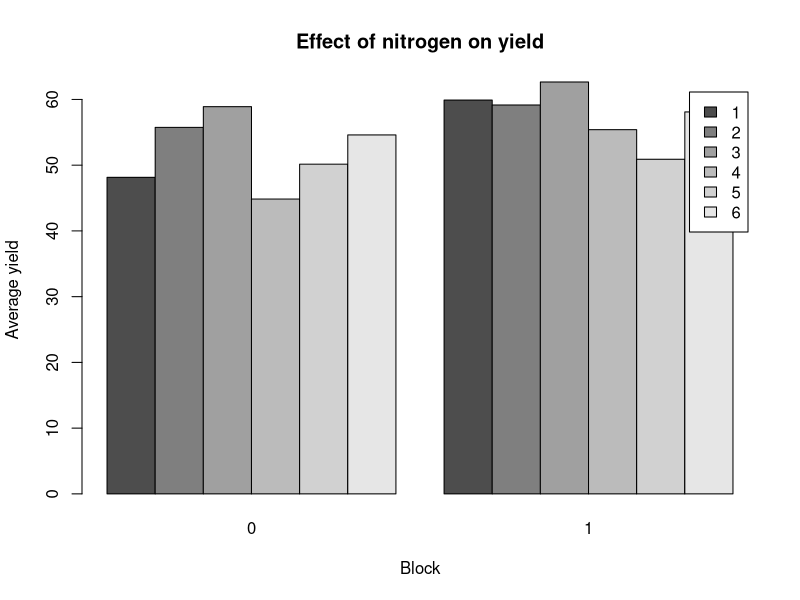

Reproduce this figure in R.
# Load MASS package
library(MASS)

# Set seed 
set.seed(0)

# Create a vector representing the blocks
blocks <- rep(1:6, each = 4)

# Randomly assign nitrogen to two plots in each block
nitrogen <- rep(c(1,1,0,0), 6)
#nitrogen <- sample(nitrogen)

# Randomly assign phosphate to two plots in each block
phosphate <- rep(c(1,0,1,0), 6)
#phosphate <- sample(phosphate)

# Assign potassium to  two plots in each block
potassium <- rep(c(0,1,1,0), 6)
#potassium <- sample(potassium)

# Create a data frame to represent the randomization
randomization <- data.frame(blocks, nitrogen, phosphate, potassium)

# View the resulting randomization
randomization

# Part B:

# Average Yield
avg_yield <- with(npk, tapply(yield, list(block, N), mean))

# Create a bar plot to show the results
barplot(avg_yield, beside = TRUE, legend = rownames(avg_yield),
        xlab = "Block", ylab = "Average yield", main = "Effect of nitrogen on yield")


# Part C:

# A full two-way ANOVA model
model <- aov(yield ~ block * N, data = npk)

# Print the ANOVA table
anova(model)

